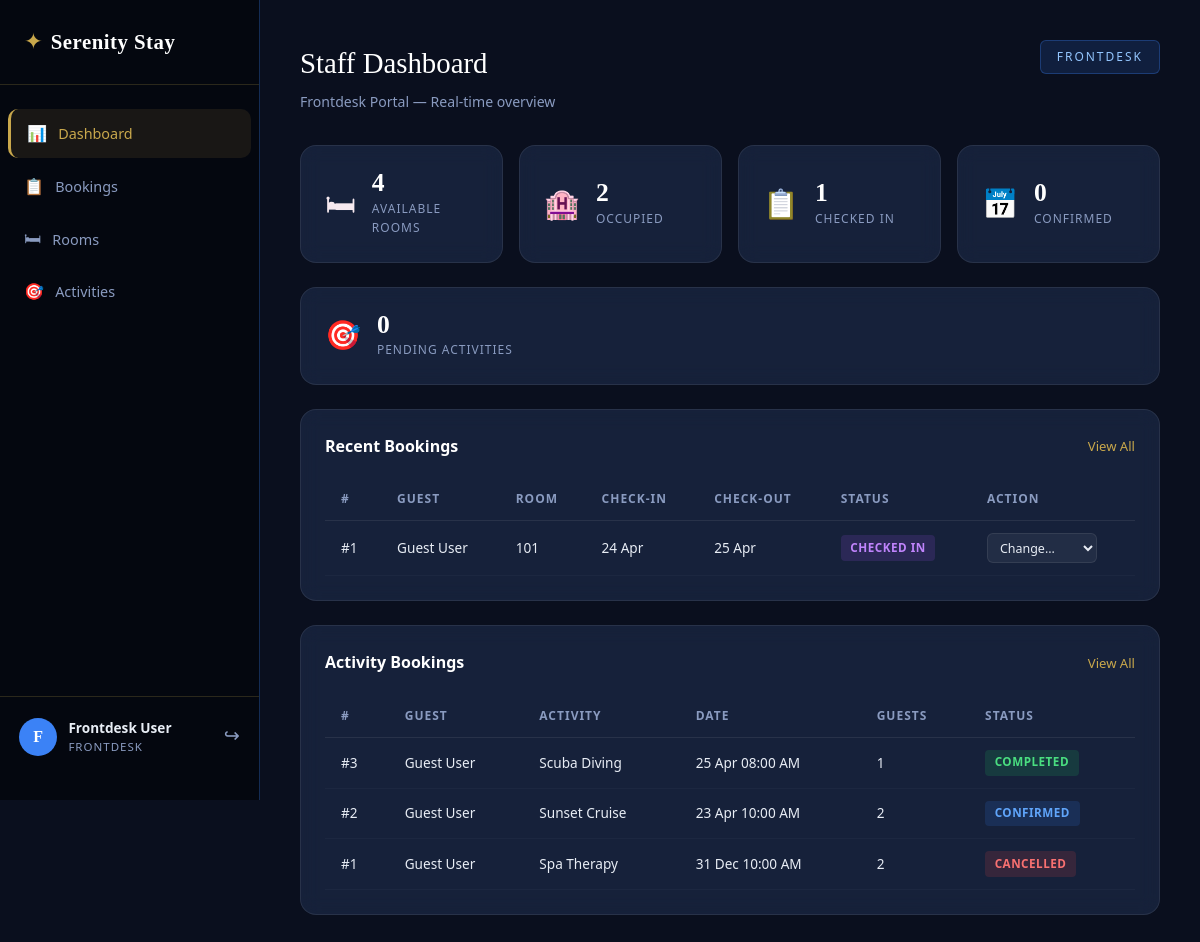
Page /staff/dashboard (signed in) on the committed database.
### models.py (models this page shows, shortened)
class User(UserMixin, db.Model):
    __tablename__ = "users"
    id = db.Column(db.Integer, primary_key=True)
    name = db.Column(db.String(120), nullable=False)
    email = db.Column(db.String(120), unique=True, nullable=False)
    phone = db.Column(db.String(20))
    password_hash = db.Column(db.String(256), nullable=False)
    created_at = db.Column(db.DateTime, default=datetime.utcnow)
    role = db.Column(db.String(20), default="guest")
    bookings = db.relationship("Booking", backref="guest", lazy=True)
    food_orders = db.relationship("FoodOrder", backref="guest", lazy=True)
    service_requests = db.relationship(
        "ServiceRequest",
        foreign_keys="ServiceRequest.user_id",
        backref="guest",
        lazy=True,
    )
    assigned_requests = db.relationship(
        "ServiceRequest",
        foreign_keys="ServiceRequest.assigned_to",
        backref="assigned_staff",
        lazy=True,
    )
    activity_bookings = db.relationship(
        "ActivityBooking",
        foreign_keys="ActivityBooking.user_id",
        backref="guest",
        lazy=True,
    )
    assigned_activities = db.relationship(
        "ActivityBooking",
        foreign_keys="ActivityBooking.assigned_to",
        backref="assigned_staff",
        lazy=True,
    )

class Booking(db.Model):
    __tablename__ = "bookings"
    id = db.Column(db.Integer, primary_key=True)
    user_id = db.Column(db.Integer, db.ForeignKey("users.id"), nullable=False)
    room_id = db.Column(db.Integer, db.ForeignKey("rooms.id"), nullable=False)
    check_in = db.Column(db.Date, nullable=False)
    check_out = db.Column(db.Date, nullable=False)
    guests = db.Column(db.Integer, default=1)
    status = db.Column(db.String(20), default="pending")
    special_requests = db.Column(db.Text)
    total_amount = db.Column(db.Float, default=0.0)
    created_at = db.Column(db.DateTime, default=datetime.utcnow)

class Room(db.Model):
    __tablename__ = "rooms"
    id = db.Column(db.Integer, primary_key=True)
    room_number = db.Column(db.String(10), unique=True, nullable=False)
    room_type = db.Column(db.String(50), nullable=False)
    floor = db.Column(db.Integer, default=1)
    capacity = db.Column(db.Integer, default=2)
    price_per_night = db.Column(db.Float, nullable=False)
    status = db.Column(db.String(20), default="available")
    image_path = db.Column(db.String(255), default="images/room1.jpg")
    description = db.Column(db.Text)
    amenities = db.Column(db.Text)
    bookings = db.relationship("Booking", backref="room", lazy=True)

class ActivityBooking(db.Model):
    __tablename__ = "activity_bookings"
    id = db.Column(db.Integer, primary_key=True)
    user_id = db.Column(db.Integer, db.ForeignKey("users.id"), nullable=False)
    activity_type = db.Column(db.String(80), nullable=False)
    preferred_date = db.Column(db.Date, nullable=False)
    preferred_time = db.Column(db.String(20), nullable=False)
    guests_count = db.Column(db.Integer, default=1)
    notes = db.Column(db.Text)
    status = db.Column(db.String(20), default="pending")
    assigned_to = db.Column(db.Integer, db.ForeignKey("users.id"), nullable=True)
    created_at = db.Column(db.DateTime, default=datetime.utcnow)
    updated_at = db.Column(db.DateTime, default=datetime.utcnow, onupdate=datetime.utcnow)

### routes/staff.py (the view, shortened to what this page needs)
@staff_bp.route("/dashboard")
@login_required
@staff_required
def dashboard():
    role = current_user.role
    stats = {}
    if role in ("admin", "frontdesk"):
        stats["total_rooms"] = Room.query.count()
        stats["available_rooms"] = Room.query.filter_by(status="available").count()
        stats["occupied_rooms"] = Room.query.filter_by(status="occupied").count()
        stats["total_bookings"] = Booking.query.count()
        stats["pending_bookings"] = Booking.query.filter_by(status="pending").count()
        stats["confirmed_bookings"] = Booking.query.filter_by(status="confirmed").count()
        stats["checked_in"] = Booking.query.filter_by(status="checked_in").count()
        stats["recent_bookings"] = Booking.query.order_by(Booking.created_at.desc()).limit(8).all()
        stats["pending_activities"] = ActivityBooking.query.filter_by(status="pending").count()
        stats["activities"] = ActivityBooking.query.order_by(ActivityBooking.created_at.desc()).limit(8).all()
    if role in ("admin", "kitchen"):
        stats["pending_orders"] = FoodOrder.query.filter_by(status="pending").count()
        stats["preparing_orders"] = FoodOrder.query.filter_by(status="preparing").count()
        stats["food_orders"] = FoodOrder.query.order_by(FoodOrder.created_at.desc()).limit(8).all()
    if role in ("admin", "housekeeping"):
        stats["pending_requests"] = ServiceRequest.query.filter_by(status="pending").count()
        stats["inprogress_requests"] = ServiceRequest.query.filter_by(status="in_progress").count()
        stats["service_requests"] = ServiceRequest.query.order_by(ServiceRequest.created_at.desc()).limit(8).all()
    return render_template("pages/staff/dashboard.html", stats=stats, role=role)

### app.py (called while the page is built)
@login_manager.user_loader
def load_user(user_id):
    if not user_id or not str(user_id).isdigit():
        return None
    return User.query.get(int(user_id))

### routes/staff.py (called while the page is built)
def staff_required(f):
    from functools import wraps
    @wraps(f)
    def decorated(*args, **kwargs):
        if not current_user.is_authenticated or current_user.role not in STAFF_ROLES:
            flash("Staff access required.", "error")
            return redirect(url_for("auth.login"))
        return f(*args, **kwargs)
    return decorated

### templates/pages/staff/dashboard.html (shortened to what this page needs)
{% extends "base/layout.html" %}
{% block body %}
<div class="dash-layout">
  {% set active_page = 'dashboard' %}
  {% include "components/staff_sidebar.html" %}
  <main class="dash-main">
    <div class="dash-header">
      <div>
        <h1 class="dash-title">Staff Dashboard</h1>
        <p class="dash-sub">{{ current_user.role.title() }} Portal — Real-time overview</p>
      </div>
      <span class="role-badge-large">{{ current_user.role.upper() }}</span>
    </div>
    {% if role in ('admin', 'frontdesk') %}
    <div class="stats-row">
      <div class="stat-card"><div class="stat-icon green">🛏</div><div class="stat-info"><span class="stat-num">{{ stats.available_rooms }}</span>  <span class="stat-label">Available Rooms</span></div></div>
      <div class="stat-card"><div class="stat-icon red">🏨</div>  <div class="stat-info"><span class="stat-num">{{ stats.occupied_rooms }}</span>    <span class="stat-label">Occupied</span></div></div>
      <div class="stat-card"><div class="stat-icon yellow">📋</div><div class="stat-info"><span class="stat-num">{{ stats.checked_in }}</span>         <span class="stat-label">Checked In</span></div></div>
      <div class="stat-card"><div class="stat-icon blue">📅</div>  <div class="stat-info"><span class="stat-num">{{ stats.confirmed_bookings }}</span><span class="stat-label">Confirmed</span></div></div>
    </div>
    <div class="stats-row">
      <div class="stat-card"><div class="stat-icon">🎯</div><div class="stat-info"><span class="stat-num">{{ stats.pending_activities }}</span><span class="stat-label">Pending Activities</span></div></div>
    </div>
    <div class="dash-card">
      <div class="card-header">
        <h3>Recent Bookings</h3>
        <a href="{{ url_for('staff.bookings') }}" class="card-link">View All</a>
      </div>
      {% if stats.recent_bookings %}
      <div class="table-wrap">
        <table class="data-table">
          <thead>
            <tr><th>#</th><th>Guest</th><th>Room</th><th>Check-in</th><th>Check-out</th><th>Status</th><th>Action</th></tr>
          </thead>
          <tbody>
            {% for b in stats.recent_bookings %}
            <tr>
              <td>#{{ b.id }}</td>
              <td>{{ b.guest.name }}</td>
              <td>{{ b.room.room_number }}</td>
              <td>{{ b.check_in.strftime('%d %b') }}</td>
              <td>{{ b.check_out.strftime('%d %b') }}</td>
              <td><span class="badge badge-{{ b.status }}">{{ b.status.replace('_', ' ').title() }}</span></td>
              <td>
                <form method="POST"
                      action="{{ url_for('staff.update_booking', booking_id=b.id) }}"
                      style="display:inline">
                  <select name="status" class="mini-select" onchange="this.form.submit()">
                    <option value="">Change...</option>
                  </select>
                </form>
              </td>
            </tr>
            {% endfor %}
          </tbody>
        </table>
      </div>
      {% else %}
      <div class="empty-state"><p>No bookings yet.</p></div>
      {% endif %}
    </div>
    <div class="dash-card">
      <div class="card-header">
        <h3>Activity Bookings</h3>
        <a href="{{ url_for('staff.activities') }}" class="card-link">View All</a>
      </div>
      {% if stats.activities %}
      <div class="table-wrap">
        <table class="data-table">
          <thead>
            <tr><th>#</th><th>Guest</th><th>Activity</th><th>Date</th><th>Guests</th><th>Status</th></tr>
          </thead>
          <tbody>
            {% for a in stats.activities %}
            <tr>
              <td>#{{ a.id }}</td>
              <td>{{ a.guest.name }}</td>
              <td>{{ a.activity_type }}</td>
              <td>{{ a.preferred_date.strftime('%d %b') }} {{ a.preferred_time }}</td>
              <td>{{ a.guests_count }}</td>
              <td><span class="badge badge-{{ a.status }}">{{ a.status.title() }}</span></td>
            </tr>
            {% endfor %}
          </tbody>
        </table>
      </div>
      {% else %}
      <div class="empty-state"><p>No activity bookings.</p></div>
      {% endif %}
    </div>
    {% endif %}
  </main>
</div>
{% endblock %}

### templates/components/staff_sidebar.html (shortened to what this page needs)
<aside class="sidebar sidebar-staff">
  <div class="sidebar-brand">
    <a href="{{ url_for('main.index') }}">
      <span class="brand-icon">✦</span>
      <span class="brand-name">Serenity Stay</span>
    </a>
  </div>
  <nav class="sidebar-nav">
    <a href="{{ url_for('staff.dashboard') }}"
       class="snav-item {% if active_page == 'dashboard' %}active{% endif %}">
      <span class="sn-icon">📊</span> Dashboard
    </a>
    {% if current_user.role in ('admin', 'frontdesk') %}
    <a href="{{ url_for('staff.bookings') }}"
       class="snav-item {% if active_page == 'bookings' %}active{% endif %}">
      <span class="sn-icon">📋</span> Bookings
    </a>
    <a href="{{ url_for('staff.rooms') }}"
       class="snav-item {% if active_page == 'rooms' %}active{% endif %}">
      <span class="sn-icon">🛏</span> Rooms
    </a>
    <a href="{{ url_for('staff.activities') }}"
       class="snav-item {% if active_page == 'activities' %}active{% endif %}">
      <span class="sn-icon">🎯</span> Activities
    </a>
    {% endif %}
  </nav>
  <div class="sidebar-user">
    <div class="user-avatar staff-avatar">{{ current_user.name[0].upper() }}</div>
    <div class="user-info">
      <span class="user-name">{{ current_user.name }}</span>
      <span class="user-role">{{ current_user.role.replace('_', ' ').title() }}</span>
    </div>
    <a href="{{ url_for('auth.logout') }}" class="logout-btn" title="Logout">↪</a>
  </div>
</aside>

### rows in the picture
User: name "F", name "Frontdesk User", role.replace "FRONTDESK", role "Frontdesk", role "FRONTDESK"
Booking: id "1", guest.name "Guest User", room.room_number "101", check_in "24 Apr", check_out "25 Apr", status.replace "CHECKED IN"
ActivityBooking: id "3", guest.name "Guest User", activity_type "Scuba Diving", preferred_date "25 Apr", preferred_time "08:00 AM", guests_count "1", status "COMPLETED"
ActivityBooking: id "2", guest.name "Guest User", activity_type "Sunset Cruise", preferred_date "23 Apr", preferred_time "10:00 AM", guests_count "2", status "CONFIRMED"
ActivityBooking: id "1", guest.name "Guest User", activity_type "Spa Therapy", preferred_date "31 Dec", preferred_time "10:00 AM", guests_count "2", status "CANCELLED"

### other values in the picture
{{ stats.available_rooms }} "4"
{{ stats.occupied_rooms }} "2"
{{ stats.checked_in }} "1"
{{ stats.confirmed_bookings }} "0"
{{ stats.pending_activities }} "0"
